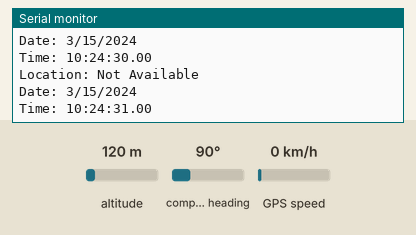
Simulated run of this sketch. Board: Arduino Uno, built with avr-gcc and run on an emulated ATmega328P. Shown: the last lines printed to the serial monitor. The inputs (shaded band) are chosen by the test bench; at power-on: altitude 120 m, compass heading 90°, GPS speed 0 km/h. The GPS gets a fix after 3 s at 37.7749, -122.4194 with 8 satellites.

Above: at 1.8 s.
1.9 s: altitude set to 20 m
At 2.9 s:
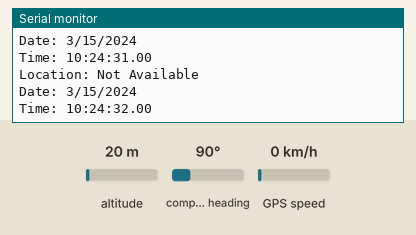
4.5 s: altitude set to 250 m
At 6.0 s:
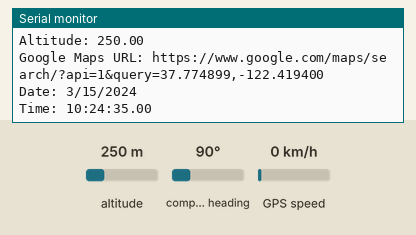
Timing chart, 0 to 7.5 s (numbered marks = the images above; inputs shaded):
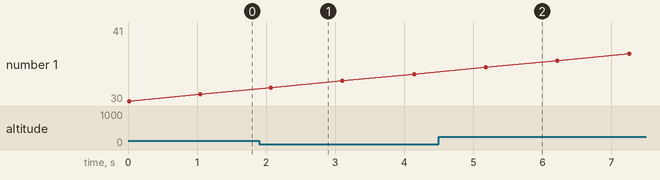

The sketch:

neo6_gps.ino
```cpp
#include <TinyGPS++.h>
#include <SoftwareSerial.h>

TinyGPSPlus gps;
SoftwareSerial gpsSerial(5, 6);

void setup()
{
  Serial.begin(115200);
  gpsSerial.begin(9600);
}

void loop()
{
  // This sketch displays information every time a new sentence is correctly encoded.
  while (gpsSerial.available() > 0)
    if (gps.encode(gpsSerial.read()))
      displayInfo();

  // If 5000 milliseconds pass and there are no characters coming in
  // over the software serial port, show a "No GPS detected" error
  if (millis() > 5000 && gps.charsProcessed() < 10)
  {
    Serial.println("No GPS detected");
    while(true);
  }
}

void displayInfo()
{
  if (gps.location.isValid())
  {
    Serial.print("Latitude: ");
    Serial.println(gps.location.lat(), 6);
    Serial.print("Longitude: ");
    Serial.println(gps.location.lng(), 6);
    Serial.print("Altitude: ");
    Serial.println(gps.altitude.meters());
    // Create Google Maps URL format
    String googleMapsURL = "https://www.google.com/maps/search/?api=1&query=";
    googleMapsURL += String(gps.location.lat(), 6);
    googleMapsURL += ",";
    googleMapsURL += String(gps.location.lng(), 6);

    Serial.print("Google Maps URL: ");
    Serial.println(googleMapsURL);
  }
  else
  {
    Serial.println("Location: Not Available");
  }

  Serial.print("Date: ");
  if (gps.date.isValid())
  {
    Serial.print(gps.date.month());
    Serial.print("/");
    Serial.print(gps.date.day());
    Serial.print("/");
    Serial.println(gps.date.year());
  }
  else
  {
    Serial.println("Not Available");
  }

  Serial.print("Time: ");
  if (gps.time.isValid())
  {
    if (gps.time.hour() < 10) Serial.print(F("0"));
    Serial.print(gps.time.hour());
    Serial.print(":");
    if (gps.time.minute() < 10) Serial.print(F("0"));
    Serial.print(gps.time.minute());
    Serial.print(":");
    if (gps.time.second() < 10) Serial.print(F("0"));
    Serial.print(gps.time.second());
    Serial.print(".");
    if (gps.time.centisecond() < 10) Serial.print(F("0"));
    Serial.println(gps.time.centisecond());
  }
  else
  {
    Serial.println("Not Available");
  }

  Serial.println();
  Serial.println();
  delay(1000);
}
```

Measured:
- after the input at 4.5 s, the serial monitor: prints a new line after 0.67 s (image 2)
